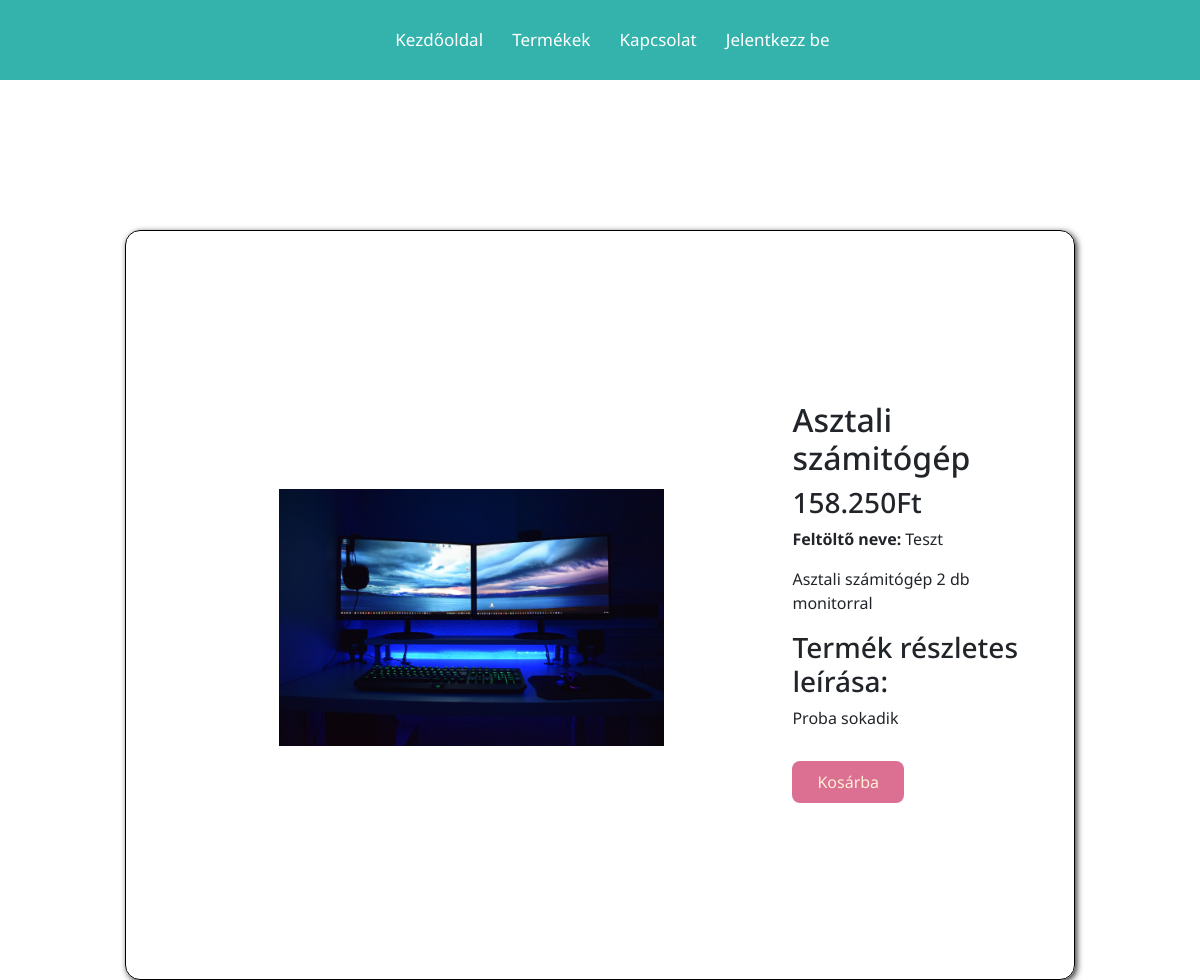
Page /termek.php?termekid=5 on the committed database.
### tables this page shows
CREATE TABLE `termekek` (
  `id` int(11) NOT NULL,
  `termeknev` varchar(30) NOT NULL,
  `ar` decimal(10,0) NOT NULL,
  `kategoria` varchar(20) NOT NULL,
  `rleiras` varchar(200) NOT NULL,
  `hleiras` mediumtext NOT NULL,
  `feltolt_nev` varchar(50) NOT NULL,
  `termekkep` varchar(250) NOT NULL
);

### termek.php (the view, shortened to what this page needs)
<?php require "header.php"; ?>
<div id="top">
    <?php require "menu.php"; ?>
</div>
<div class="right">
    <?php
        if(isset($_GET["termekid"])){
            $termekid = $_GET["termekid"];
            $sql = "SELECT * FROM termekek WHERE id='$termekid'";
            $resoult = mysqli_query($con, $sql);
            while($row = mysqli_fetch_array($resoult)){
                $id = $row["id"];
                $termekkep = $row["termekkep"];
                $termeknev = $row["termeknev"];
                $ar = $row["ar"];
                $rleiras = $row["rleiras"];
                $hleiras = $row["hleiras"];
                $feltolt_nev = $row["feltolt_nev"];
                echo "
                <div class='termekdoboz'>
                    <div id='termekkep'>
                        <img src='img/$termekkep' alt='$termekkep' title='$termekkep'/>
                    </div>
                    <div id='termekadatok' >
                        <div id='termeknev'>
                            <h2>".$termeknev."</h2>
                        </div>
                        <div id='termekar'>
                            <h3>".number_format($ar,0,".",".")."Ft</h3>
                        </div>
                        <div id='cikkszam'>
                            <p><strong>Feltöltő neve: </strong>".$feltolt_nev."</p>
                        </div>
                        <div id='termekrovid'>
                            <p>".$rleiras."</p>
                        </div>
                        <div id='termekhosszu'>
                            <h3>Termék részletes leírása:</h3>
                            <p>".$hleiras."</p>
                        </div>
                        <div id='termekkosar'>
                            <a href='kosarmuvelet.php?id=$id&action=add'>Kosárba</a>
                        </div>
                    </div>
                </div>
                ";
            }
        }
    ?>
</div>
</body>
</html>

### css/style.css (style rules this page uses)
body { margin: 0; padding: 0; font-family: 'Noto Sans', sans-serif; }
#top { width: 100%; height: 80px; background: rgb(51, 179, 172); display: flex; justify-content: center; align-items: center; }
#termekkep { width: 100%; height: auto; margin-top: 25px; display: flex; justify-content: center; }
#termekkep img { width: 60%; margin: 0 auto; }
#termekadatok { width: 40%; float: right; margin-top: 25px; }
#termekkosar { margin: 40px 0; }
#termekkosar a { background: palevioletred; color: papayawhip; text-decoration: none; padding: 10px 25px; border-radius: 8px; }
.termekdoboz { margin-top: 150px; width: 950px; padding: 25px; box-sizing: border-box; height: 750px; border: 1px solid black; border-radius: 15px; box-shadow: 2px 2px 6px rgba(0,0,0,0.8); display: flex; justify-content: center; align-items: center; }
.right { width: 100%; display: flex; justify-content: center; align-items: center; }

### rows in the picture
termekek: termekkep (picture), termeknev "Asztali számitógép", ar "158.250", feltolt_nev "Teszt", rleiras "Asztali számitógép 2 db monitorral", hleiras "Proba sokadik"
